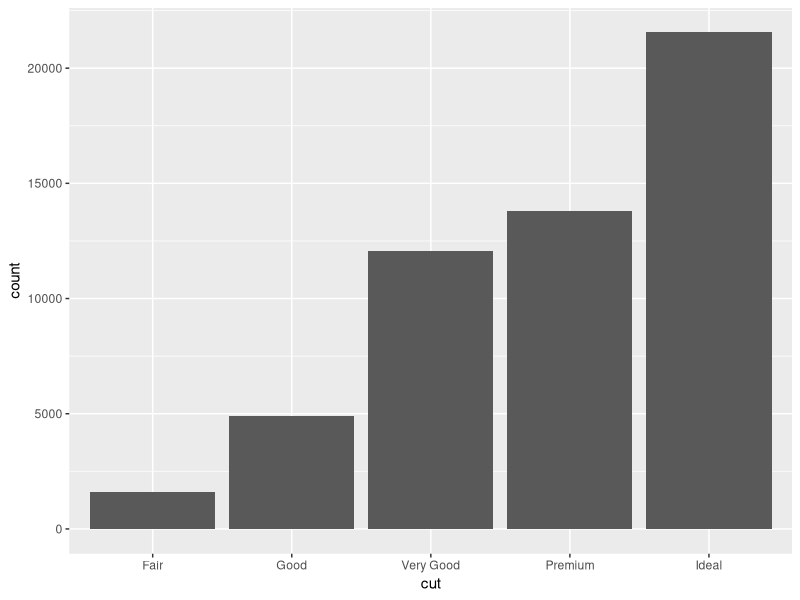
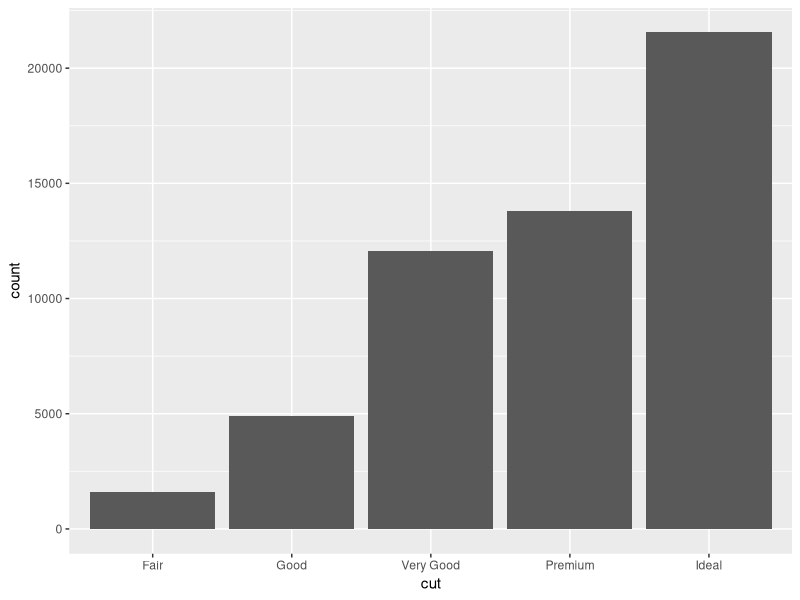
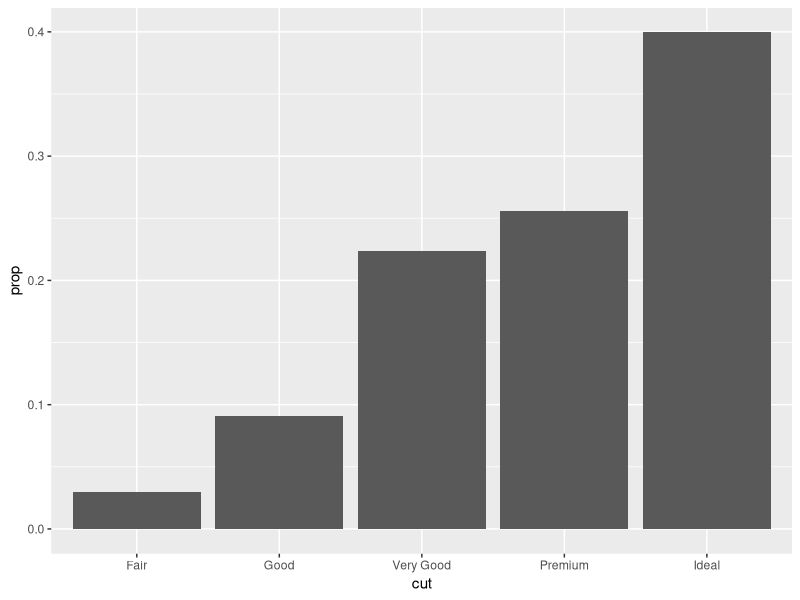
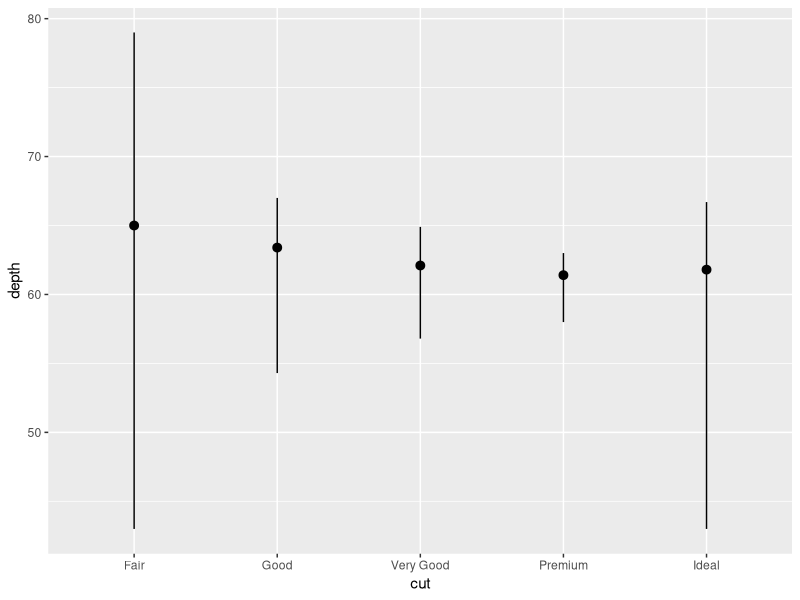
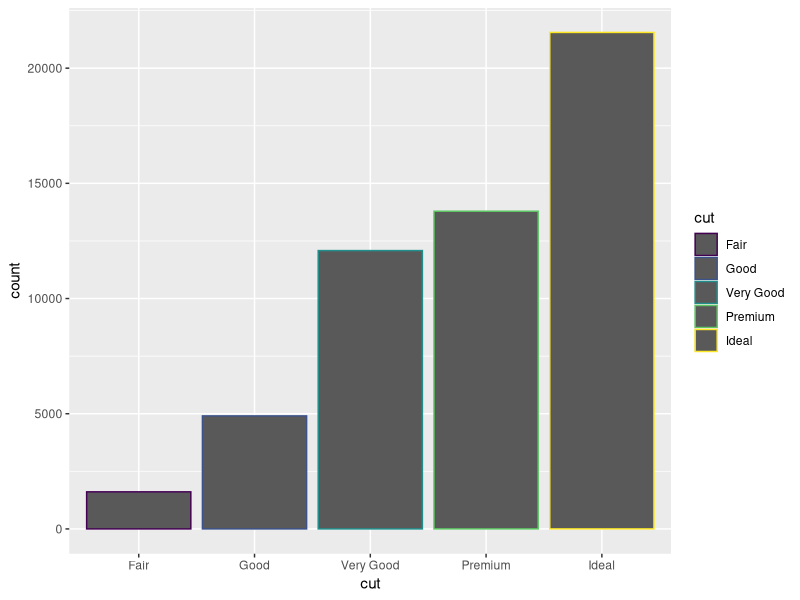
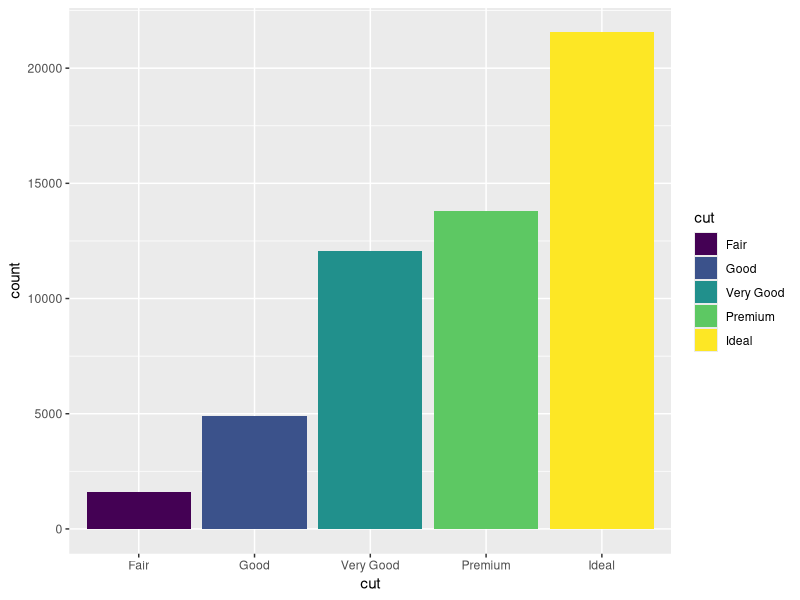
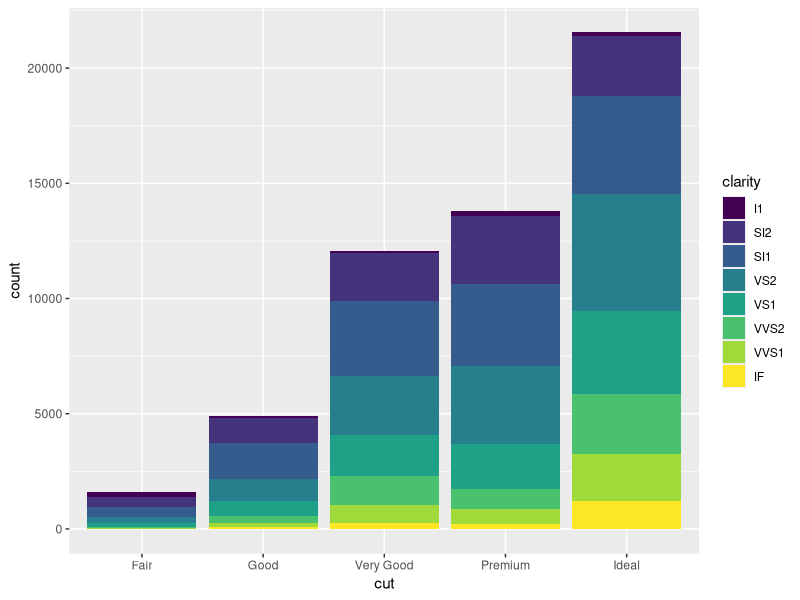
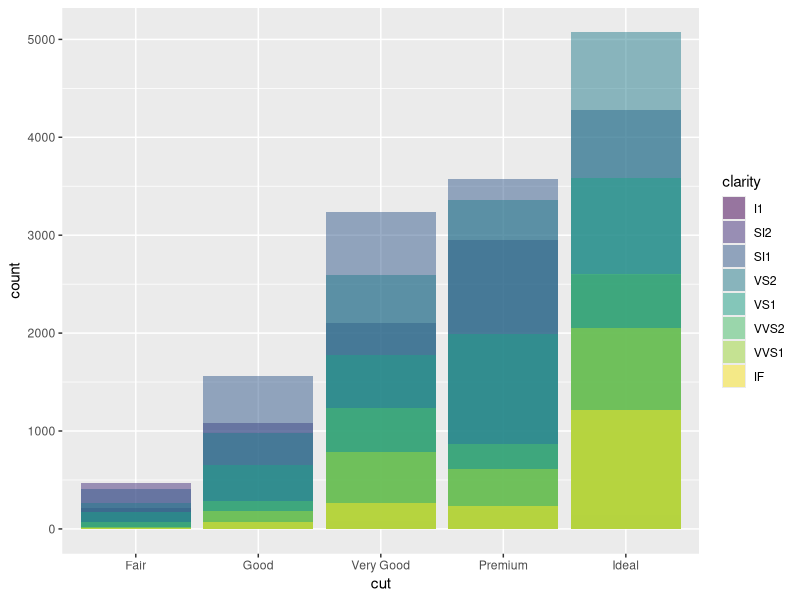

Reproduce these figures in R, in order.
## ---- chunk 1
library(tidyverse)

ggplot(diamonds, mapping = aes(x = cut)) + 
  geom_bar()

ggplot(diamonds, mapping = aes(x = cut)) + 
  stat_count() #same as before

ggplot(diamonds, mapping = aes(x = cut, y = ..prop.., group = 1)) + 
  geom_bar() ##default stat changed from "count" to "prop"
## ---- chunk 2
ggplot(diamonds) + 
  stat_summary(
    mapping = aes(x = cut, y = depth),
    fun.min = min,
    fun.max = max,
    fun = median
  )
## ---- chunk 3
ggplot(diamonds) +
  geom_bar(mapping = aes(x = cut, color = cut))

ggplot(diamonds) +
  geom_bar(mapping = aes(x = cut, fill = cut))

ggplot(diamonds) +
  geom_bar(mapping = aes( x = cut, fill = clarity))
## ---- chunk 4
ggplot(data = diamonds, mapping = aes(x = cut, fill = clarity)) +
  geom_bar(alpha = 1/2, position = "identity")

ggplot(data = diamonds, mapping = aes(x = cut, color = clarity)) +
  geom_bar(fill = NA, position = "identity")
## ---- chunk 5
ggplot(diamonds, mapping = aes(x = cut, fill = clarity)) +
  geom_bar(position = "fill")
## ---- chunk 6
ggplot(diamonds, mapping = aes(x = cut, fill = clarity)) +
  geom_bar(position = "dodge")
## ---- chunk 7
ggplot(mpg, mapping = aes(x = displ, y = hwy))+
  geom_point(position = "jitter")
